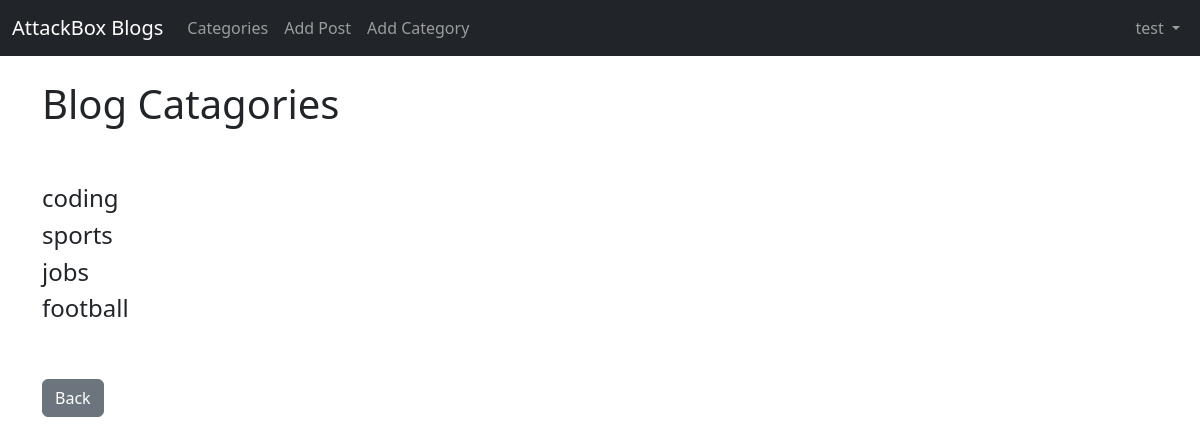
The page /category-list/ (signed in) on the database its author committed.
### theblog/models.py (models this page shows, shortened)
class Category(models.Model):
    name = models.CharField(max_length=255)
    def __str__(self):
        return self.name

### theblog/views.py (the view)
# urls.py: path("category-list/", CategoryListView, name="category-list"),
def CategoryListView(request):
    cat_menu_list = Category.objects.all()
    return render(request, 'category_list.html', {'cat_menu_list': cat_menu_list})

### theblog/templates/category_list.html (shortened to what this page needs)
{% extends 'base.html' %}
{% block content %}
<h1>Blog Catagories</h1>
<br><br>
{% for cat in cat_menu_list %}
<h4><a class="dropdown-item" href="{% url 'category' cat|slugify %}">{{ cat }}</a></h4>
{% endfor %}
<br><br>
<a href="{% url 'home' %}" class="btn btn-secondary">Back</a>
{% endblock content %}

### theblog/templates/base.html (shortened to what this page needs)
<!doctype html>
<html lang="en">
<head>
    <link href="https://cdn.jsdelivr.net/npm/bootstrap@5.3.0/dist/css/bootstrap.min.css" rel="stylesheet"
>
</head>
<body>
    <nav class="navbar navbar-expand-lg  navbar-dark bg-dark">
        <div class="container-fluid">
            <a class="navbar-brand" href="{% url 'home' %}">AttackBox Blogs</a>
            <div class="collapse navbar-collapse" id="navbarSupportedContent">
                <ul class="navbar-nav me-auto mb-2 mb-lg-0">
                    {% if cat_menu %}
                    <li class="nav-item dropdown">
                        <a class="nav-link dropdown-toggle" href="#" role="button" data-bs-toggle="dropdown" aria-expanded="false">
                            Categories
                        </a>
                        <ul class="dropdown-menu">
                            {% for cat in cat_menu %}
                            <li><a class="dropdown-item" href="{% url 'category' cat|slugify %}">{{ cat }}</a></li>
                            {% endfor %}
                        </ul>
                    </li>
                    {% else %}
                    <li class="nav-item">
                        <a class="nav-link" href="{% url 'category-list' %}">Categories</a>
                    </li>
                    {% endif %}
                    {% if user.is_authenticated %}
                    <li class="nav-item">
                        <a class="nav-link" href="{% url 'add_post' %}">Add Post</a>
                    </li>
                    <li class="nav-item">
                        <a class="nav-link" href="{% url 'add_category' %}">Add Category</a>
                    </li>
                    {% endif %}
                </ul>
                <ul class="navbar-nav ml-auto">
                    {% if user.is_authenticated %}
                    <li class="nav-item dropdown">
                        <a class="nav-link dropdown-toggle" href="#" role="button" data-bs-toggle="dropdown" aria-expanded="false">
                            {{ user.username }}
                        </a>
                    </li>
                    {% endif %}
                </ul>
            </div>
        </div>
    </nav>
    <br>
    <div class="container">
        {% block content %}
        {% endblock content %}
    </div>
</body>
</html>

### rows shown on the page
Category: name "coding"
Category: name "sports"
Category: name "jobs"
Category: name "football"

### other values the page prints
{{ user.username }} "test"
